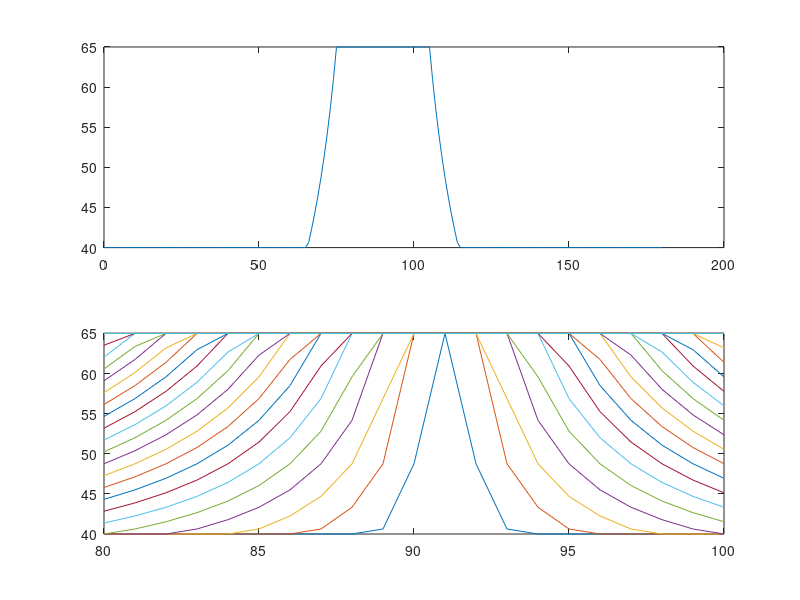
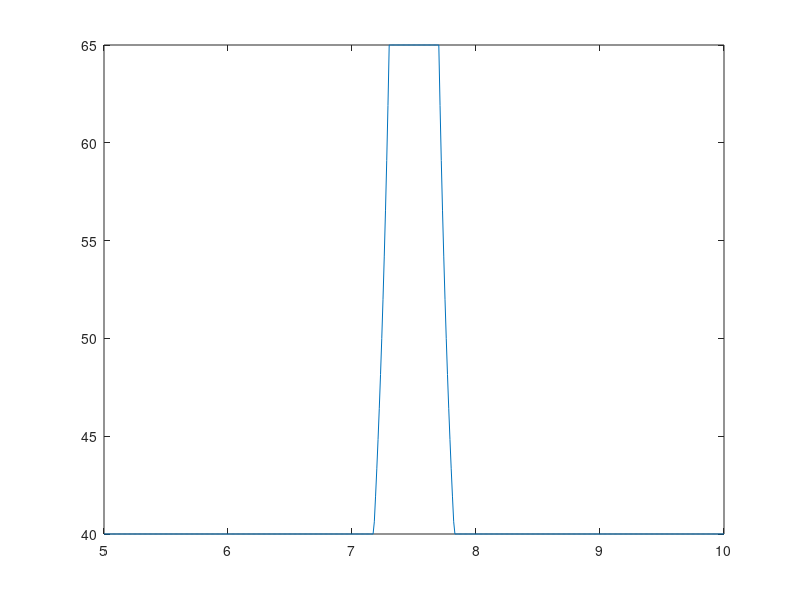
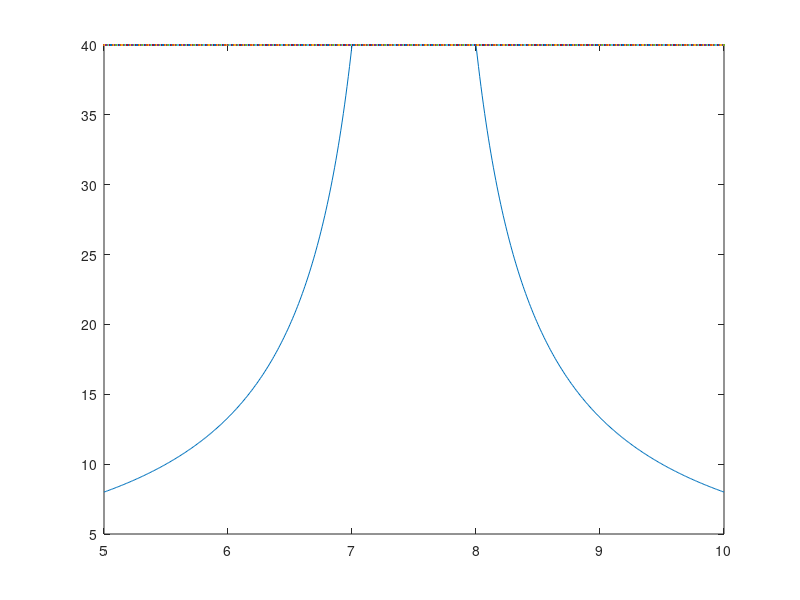
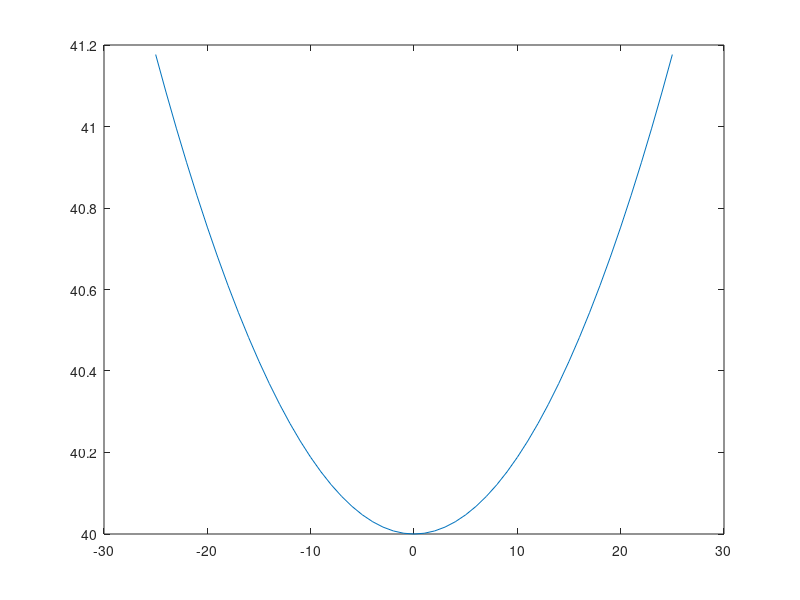

Reproduce these figures in MATLAB, in order.
close all;

MAX = 65;
MIN = 40;
angle = 0:180;
straightDur = 1:27;
duty = MAX ./ (abs(90 - angle) / 15);
straight = (straightDur/60)'*duty(80:100) + MAX/2;
straight = max(min(straight, MAX), MIN);
duty = max(min(duty, MAX), MIN);
subplot(2,1,1)
plot(angle,duty)
subplot(2,1,2)
plot(80:100, straight);

pwm = 5:0.01:10;
%motorduty = MAX-(MAX-MIN).*abs(7.5-pwm).^2/(10-7.5);
motorduty = MAX ./ (abs(7.5 - pwm)*5);
motorduty = max(min(motorduty, MAX), MIN);
figure
plot(pwm,motorduty);

figure
dcpwm = MIN:MAX;
diff = MIN ./ max(abs(pwm-7.5)*2,1);
plot(pwm, diff)
hold on;
plot(pwm, MIN);

figure
diff = -MAX+MIN:MAX-MIN;
speed = MIN + diff.^2/531.2;
plot(diff, speed)